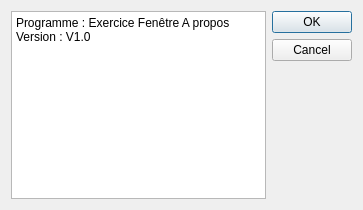
<?xml version="1.0" encoding="UTF-8"?>
<ui version="4.0">
 <class>Dialog</class>
 <widget class="QDialog" name="Dialog">
  <property name="geometry">
   <rect>
    <x>0</x>
    <y>0</y>
    <width>363</width>
    <height>210</height>
   </rect>
  </property>
  <property name="windowTitle">
   <string>Dialog</string>
  </property>
  <layout class="QHBoxLayout" name="horizontalLayout">
   <item>
    <widget class="QPlainTextEdit" name="plainTextEdit">
     <property name="plainText">
      <string>Programme : Exercice Fenêtre A propos
Version : V1.0</string>
     </property>
    </widget>
   </item>
   <item>
    <widget class="QDialogButtonBox" name="buttonBox">
     <property name="orientation">
      <enum>Qt::Vertical</enum>
     </property>
     <property name="standardButtons">
      <set>QDialogButtonBox::Cancel|QDialogButtonBox::Ok</set>
     </property>
    </widget>
   </item>
  </layout>
 </widget>
 <resources/>
 <connections>
  <connection>
   <sender>buttonBox</sender>
   <signal>accepted()</signal>
   <receiver>Dialog</receiver>
   <slot>accept()</slot>
   <hints>
    <hint type="sourcelabel">
     <x>248</x>
     <y>254</y>
    </hint>
    <hint type="destinationlabel">
     <x>157</x>
     <y>274</y>
    </hint>
   </hints>
  </connection>
  <connection>
   <sender>buttonBox</sender>
   <signal>rejected()</signal>
   <receiver>Dialog</receiver>
   <slot>reject()</slot>
   <hints>
    <hint type="sourcelabel">
     <x>316</x>
     <y>260</y>
    </hint>
    <hint type="destinationlabel">
     <x>286</x>
     <y>274</y>
    </hint>
   </hints>
  </connection>
 </connections>
</ui>
